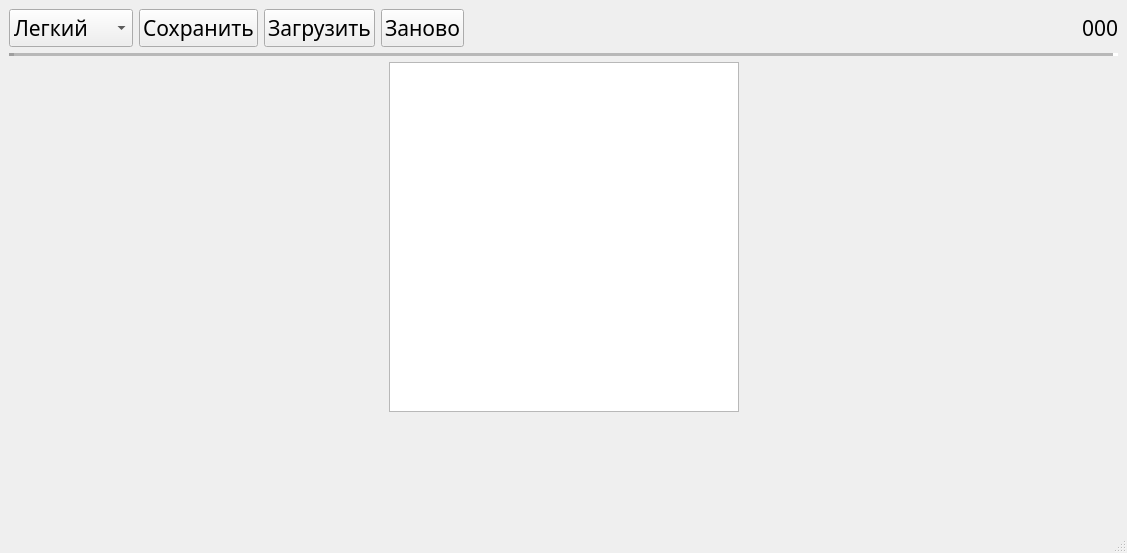
<?xml version="1.0" encoding="UTF-8"?>
<ui version="4.0">
 <class>GameField</class>
 <widget class="QMainWindow" name="GameField">
  <property name="geometry">
   <rect>
    <x>0</x>
    <y>0</y>
    <width>1127</width>
    <height>553</height>
   </rect>
  </property>
  <property name="font">
   <font>
    <family>Geometria</family>
    <pointsize>16</pointsize>
   </font>
  </property>
  <property name="windowTitle">
   <string>САПЕР</string>
  </property>
  <widget class="QWidget" name="centralwidget">
   <layout class="QVBoxLayout" name="verticalLayout_2">
    <item>
     <layout class="QVBoxLayout" name="verticalLayout">
      <item>
       <layout class="QHBoxLayout" name="horizontalLayout">
        <item>
         <widget class="QComboBox" name="comboBox">
          <item>
           <property name="text">
            <string>Легкий</string>
           </property>
          </item>
          <item>
           <property name="text">
            <string>Средний</string>
           </property>
          </item>
          <item>
           <property name="text">
            <string>Сложный</string>
           </property>
          </item>
         </widget>
        </item>
        <item>
         <widget class="QPushButton" name="pushButton_2">
          <property name="text">
           <string>Сохранить</string>
          </property>
         </widget>
        </item>
        <item>
         <widget class="QPushButton" name="pushButton_3">
          <property name="text">
           <string>Загрузить</string>
          </property>
         </widget>
        </item>
        <item>
         <widget class="QPushButton" name="pushButton">
          <property name="text">
           <string>Заново</string>
          </property>
         </widget>
        </item>
        <item>
         <spacer name="horizontalSpacer">
          <property name="orientation">
           <enum>Qt::Horizontal</enum>
          </property>
          <property name="sizeHint" stdset="0">
           <size>
            <width>40</width>
            <height>20</height>
           </size>
          </property>
         </spacer>
        </item>
        <item>
         <widget class="QLabel" name="label">
          <property name="font">
           <font>
            <family>Geometria</family>
            <pointsize>16</pointsize>
           </font>
          </property>
          <property name="text">
           <string>000</string>
          </property>
         </widget>
        </item>
       </layout>
      </item>
     </layout>
    </item>
    <item>
     <widget class="Line" name="line">
      <property name="autoFillBackground">
       <bool>true</bool>
      </property>
      <property name="lineWidth">
       <number>5</number>
      </property>
      <property name="midLineWidth">
       <number>5</number>
      </property>
      <property name="orientation">
       <enum>Qt::Horizontal</enum>
      </property>
     </widget>
    </item>
    <item>
     <layout class="QHBoxLayout" name="horizontalLayout_2">
      <item>
       <spacer name="horizontalSpacer_3">
        <property name="orientation">
         <enum>Qt::Horizontal</enum>
        </property>
        <property name="sizeHint" stdset="0">
         <size>
          <width>40</width>
          <height>20</height>
         </size>
        </property>
       </spacer>
      </item>
      <item>
       <widget class="QGraphicsView" name="graphicsView">
        <property name="sizePolicy">
         <sizepolicy hsizetype="Fixed" vsizetype="Fixed">
          <horstretch>0</horstretch>
          <verstretch>0</verstretch>
         </sizepolicy>
        </property>
        <property name="minimumSize">
         <size>
          <width>350</width>
          <height>350</height>
         </size>
        </property>
       </widget>
      </item>
      <item>
       <spacer name="horizontalSpacer_2">
        <property name="orientation">
         <enum>Qt::Horizontal</enum>
        </property>
        <property name="sizeHint" stdset="0">
         <size>
          <width>40</width>
          <height>20</height>
         </size>
        </property>
       </spacer>
      </item>
     </layout>
    </item>
    <item>
     <spacer name="verticalSpacer">
      <property name="orientation">
       <enum>Qt::Vertical</enum>
      </property>
      <property name="sizeHint" stdset="0">
       <size>
        <width>20</width>
        <height>40</height>
       </size>
      </property>
     </spacer>
    </item>
   </layout>
  </widget>
  <widget class="QMenuBar" name="menubar">
   <property name="geometry">
    <rect>
     <x>0</x>
     <y>0</y>
     <width>1127</width>
     <height>40</height>
    </rect>
   </property>
  </widget>
  <widget class="QStatusBar" name="statusbar"/>
 </widget>
 <resources/>
 <connections/>
</ui>
